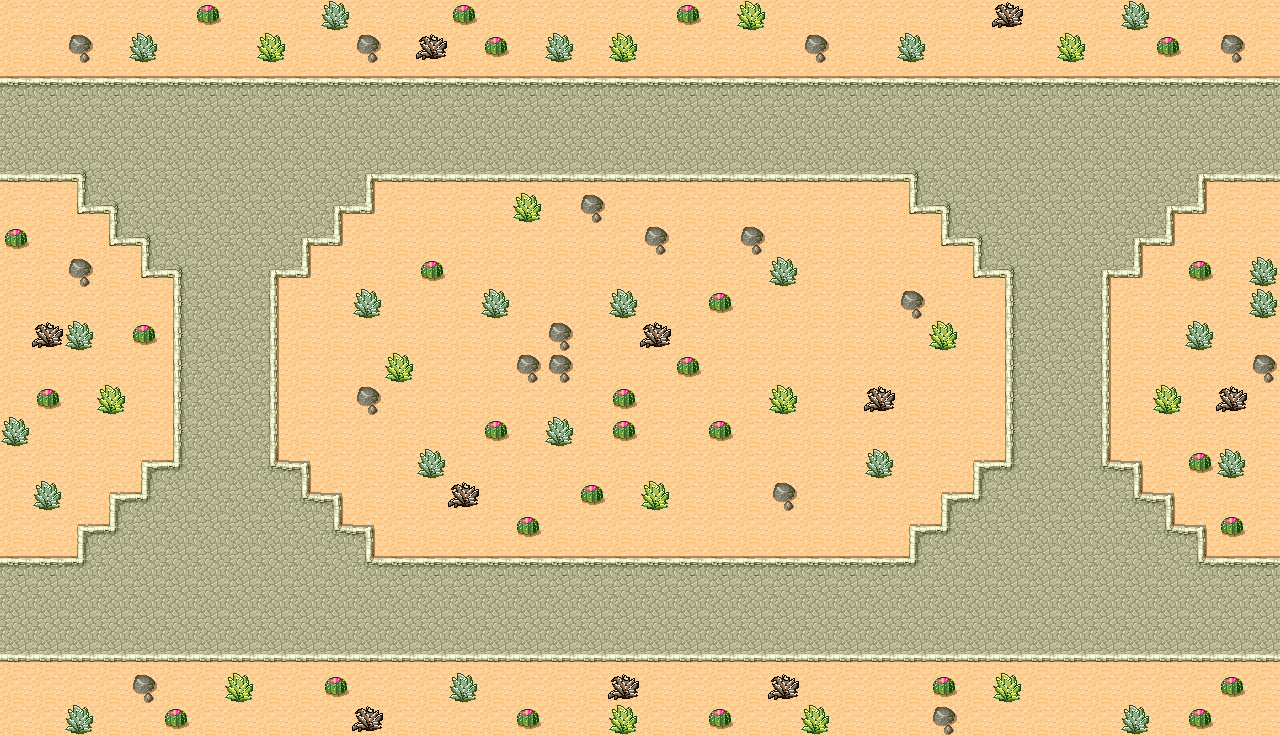

Below is a game level as drawn by its tile map, then a one-line description and the .tmx file that defines it, in full:
An orthogonal 40x23 tile map with 32x32 px tiles, 2 tile layers (sand, decal), 2 tilesets and 1 object (Player).

<map version="1.10" tiledversion="1.10.1" orientation="orthogonal" renderorder="right-down" width="40" height="23" tilewidth="32" tileheight="32" infinite="0" nextlayerid="15" nextobjectid="122">
 <tileset firstgid="1" source="../tilesets/desert_tileset.tsx" />
 <tileset firstgid="49" source="../tilesets/desert_tileset.tsx" />
 <layer id="1" name="sand" width="40" height="23">
  <properties>
   <property name="drawTogether" type="bool" value="true" />
  </properties>
  <data encoding="csv">
78,78,78,78,78,78,78,78,78,78,78,78,78,78,78,78,78,78,78,78,78,78,78,78,78,78,78,78,78,78,78,78,78,78,78,78,78,78,78,78,
78,78,78,78,78,78,78,78,78,78,78,78,78,78,78,78,78,78,78,78,78,78,78,78,78,78,78,78,78,78,78,78,78,78,78,78,78,78,78,78,
26,26,26,26,26,26,26,26,26,26,26,26,26,26,26,26,26,26,26,26,26,26,26,26,26,26,26,26,26,26,26,26,26,26,26,26,26,26,26,26,
34,34,34,34,34,34,34,34,34,34,34,34,34,34,34,34,34,34,34,34,34,34,34,34,34,34,34,34,34,34,34,34,34,34,34,34,34,34,34,34,
34,34,34,34,34,34,34,34,34,34,34,34,34,34,34,34,34,34,34,34,34,34,34,34,34,34,34,34,34,34,34,34,34,34,34,34,34,34,34,34,
42,42,37,34,34,34,34,34,34,34,34,36,42,42,42,42,42,42,42,42,42,42,42,42,42,42,42,42,37,34,34,34,34,34,34,34,34,36,42,42,
78,78,41,37,34,34,34,34,34,34,36,43,78,78,78,78,78,78,78,78,78,78,78,78,78,78,78,78,41,37,34,34,34,34,34,34,36,43,78,78,
78,78,78,41,37,34,34,34,34,36,43,78,78,78,78,78,78,78,78,78,78,78,78,78,78,78,78,78,78,41,37,34,34,34,34,36,43,78,78,78,
78,78,78,78,41,37,34,34,36,43,78,78,78,78,78,78,78,78,78,78,78,78,78,78,78,78,78,78,78,78,41,37,34,34,36,43,78,78,78,78,
78,78,78,78,78,33,34,34,35,78,78,78,78,78,78,78,78,78,78,78,78,78,78,78,78,78,78,78,78,78,78,33,34,34,35,78,78,78,78,78,
78,78,78,78,78,33,34,34,35,78,78,78,78,78,78,78,78,78,78,78,78,78,78,78,78,78,78,78,78,78,78,33,34,34,35,78,78,78,78,78,
78,78,78,78,78,33,34,34,35,78,78,78,78,78,78,78,78,78,78,78,78,78,78,78,78,78,78,78,78,78,78,33,34,34,35,78,78,78,78,78,
78,78,78,78,78,33,34,34,35,78,78,78,78,78,78,78,78,78,78,78,78,78,78,78,78,78,78,78,78,78,78,33,34,34,35,78,78,78,78,78,
78,78,78,78,78,33,34,34,35,78,78,78,78,78,78,78,78,78,78,78,78,78,78,78,78,78,78,78,78,78,78,33,34,34,35,78,78,78,78,78,
78,78,78,78,25,45,34,34,44,27,78,78,78,78,78,78,78,78,78,78,78,78,78,78,78,78,78,78,78,78,25,45,34,34,44,27,78,78,78,78,
78,78,78,25,45,34,34,34,34,44,27,78,78,78,78,78,78,78,78,78,78,78,78,78,78,78,78,78,78,25,45,34,34,34,34,44,27,78,78,78,
78,78,25,45,34,34,34,34,34,34,44,27,78,78,78,78,78,78,78,78,78,78,78,78,78,78,78,78,25,45,34,34,34,34,34,34,44,27,78,78,
26,26,45,34,34,34,34,34,34,34,34,44,26,26,26,26,26,26,26,26,26,26,26,26,26,26,26,26,45,34,34,34,34,34,34,34,34,44,26,26,
34,34,34,34,34,34,34,34,34,34,34,34,34,34,34,34,34,34,34,34,34,34,34,34,34,34,34,34,34,34,34,34,34,34,34,34,34,34,34,34,
34,34,34,34,34,34,34,34,34,34,34,34,34,34,34,34,34,34,34,34,34,34,34,34,34,34,34,34,34,34,34,34,34,34,34,34,34,34,34,34,
42,42,42,42,42,42,42,42,42,42,42,42,42,42,42,42,42,42,42,42,42,42,42,42,42,42,42,42,42,42,42,42,42,42,42,42,42,42,42,42,
78,78,78,78,78,78,78,78,78,78,78,78,78,78,78,78,78,78,78,78,78,78,78,78,78,78,78,78,78,78,78,78,78,78,78,78,78,78,78,78,
78,78,78,78,78,78,78,78,78,78,78,78,78,78,78,78,78,78,78,78,78,78,78,78,78,78,78,78,78,78,78,78,78,78,78,78,78,78,78,78
</data>
 </layer>
 <layer id="10" name="decal" width="40" height="23">
  <data encoding="csv">
0,0,0,0,0,0,79,0,0,0,86,0,0,0,79,0,0,0,0,0,0,79,0,88,0,0,0,0,0,0,0,87,0,0,0,86,0,0,0,0,
0,0,80,0,86,0,0,0,88,0,0,80,0,87,0,79,0,86,0,88,0,0,0,0,0,80,0,0,86,0,0,0,0,88,0,0,79,0,80,0,
0,0,0,0,0,0,0,0,0,0,0,0,0,0,0,0,0,0,0,0,0,0,0,0,0,0,0,0,0,0,0,0,0,0,0,0,0,0,0,0,
0,0,0,0,0,0,0,0,0,0,0,0,0,0,0,0,0,0,0,0,0,0,0,0,0,0,0,0,0,0,0,0,0,0,0,0,0,0,0,0,
0,0,0,0,0,0,0,0,0,0,0,0,0,0,0,0,0,0,0,0,0,0,0,0,0,0,0,0,0,0,0,0,0,0,0,0,0,0,0,0,
0,0,0,0,0,0,0,0,0,0,0,0,0,0,0,0,0,0,0,0,0,0,0,0,0,0,0,0,0,0,0,0,0,0,0,0,0,0,0,0,
0,0,0,0,0,0,0,0,0,0,0,0,0,0,0,0,88,0,80,0,0,0,0,0,0,0,0,0,0,0,0,0,0,0,0,0,0,0,0,0,
79,0,0,0,0,0,0,0,0,0,0,0,0,0,0,0,0,0,0,0,80,0,0,80,0,0,0,0,0,0,0,0,0,0,0,0,0,0,0,0,
0,0,80,0,0,0,0,0,0,0,0,0,0,79,0,0,0,0,0,0,0,0,0,0,86,0,0,0,0,0,0,0,0,0,0,0,0,79,0,86,
0,0,0,0,0,0,0,0,0,0,0,86,0,0,0,86,0,0,0,86,0,0,79,0,0,0,0,0,80,0,0,0,0,0,0,0,0,0,0,86,
0,87,86,0,79,0,0,0,0,0,0,0,0,0,0,0,0,80,0,0,87,0,0,0,0,0,0,0,0,88,0,0,0,0,0,0,0,86,0,0,
0,0,0,0,0,0,0,0,0,0,0,0,88,0,0,0,80,80,0,0,0,79,0,0,0,0,0,0,0,0,0,0,0,0,0,0,0,0,0,80,
0,79,0,88,0,0,0,0,0,0,0,80,0,0,0,0,0,0,0,79,0,0,0,0,88,0,0,87,0,0,0,0,0,0,0,0,88,0,87,0,
86,0,0,0,0,0,0,0,0,0,0,0,0,0,0,79,0,86,0,79,0,0,79,0,0,0,0,0,0,0,0,0,0,0,0,0,0,0,0,0,
0,0,0,0,0,0,0,0,0,0,0,0,0,86,0,0,0,0,0,0,0,0,0,0,0,0,0,86,0,0,0,0,0,0,0,0,0,79,86,0,
0,86,0,0,0,0,0,0,0,0,0,0,0,0,87,0,0,0,79,0,88,0,0,0,80,0,0,0,0,0,0,0,0,0,0,0,0,0,0,0,
0,0,0,0,0,0,0,0,0,0,0,0,0,0,0,0,79,0,0,0,0,0,0,0,0,0,0,0,0,0,0,0,0,0,0,0,0,0,79,0,
0,0,0,0,0,0,0,0,0,0,0,0,0,0,0,0,0,0,0,0,0,0,0,0,0,0,0,0,0,0,0,0,0,0,0,0,0,0,0,0,
0,0,0,0,0,0,0,0,0,0,0,0,0,0,0,0,0,0,0,0,0,0,0,0,0,0,0,0,0,0,0,0,0,0,0,0,0,0,0,0,
0,0,0,0,0,0,0,0,0,0,0,0,0,0,0,0,0,0,0,0,0,0,0,0,0,0,0,0,0,0,0,0,0,0,0,0,0,0,0,0,
0,0,0,0,0,0,0,0,0,0,0,0,0,0,0,0,0,0,0,0,0,0,0,0,0,0,0,0,0,0,0,0,0,0,0,0,0,0,0,0,
0,0,0,0,80,0,0,88,0,0,79,0,0,0,86,0,0,0,0,87,0,0,0,0,87,0,0,0,0,79,0,88,0,0,0,0,0,0,79,0,
0,0,86,0,0,79,0,0,0,0,0,87,0,0,0,0,79,0,0,88,0,0,79,0,0,88,0,0,0,80,0,0,0,0,0,86,0,79,0,0
</data>
 </layer>
 <objectgroup id="12" name="GameObjects">
  <object id="120" name="Player" x="224" y="192">
   <point />
  </object>
 </objectgroup>
</map>